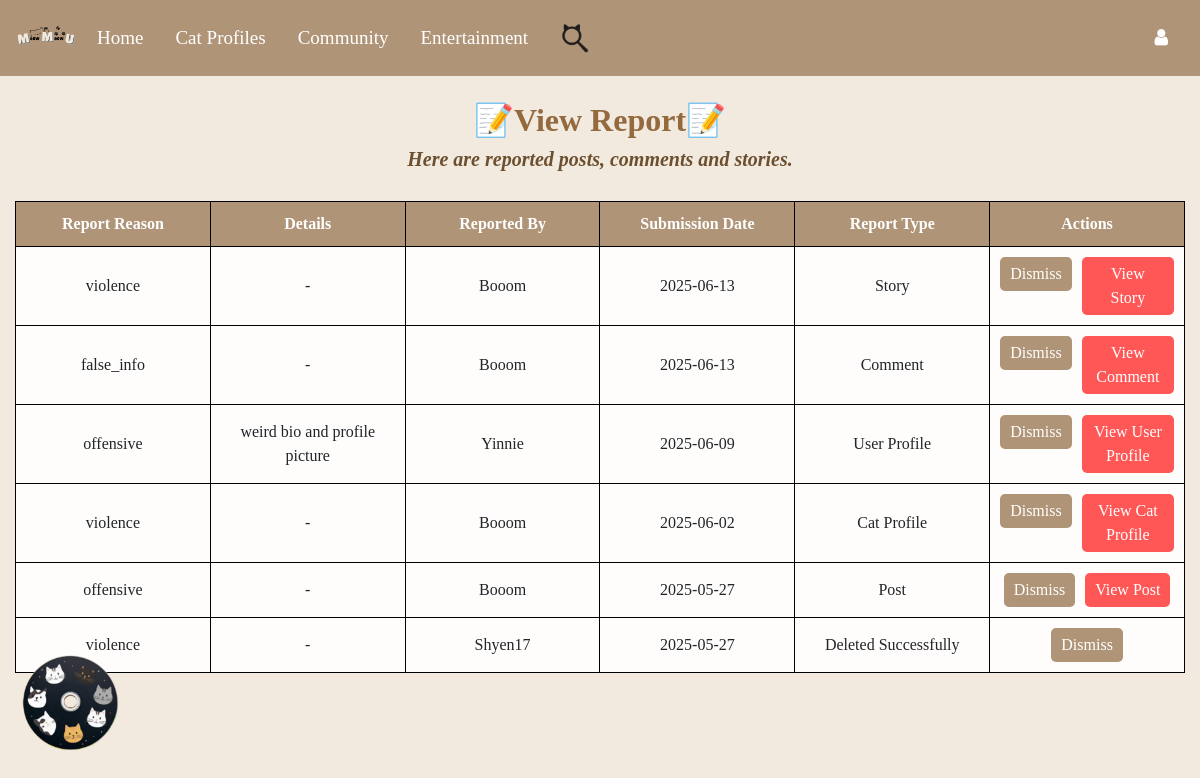
Page /admin/view_report on the committed database.
### Website/models.py (models this page shows)
class Report(db.Model):
    id = db.Column(db.Integer, primary_key=True)
    user_id = db.Column(db.Integer, db.ForeignKey("user.id"), nullable=False)
    story_id = db.Column(db.Integer, db.ForeignKey("story.id"), nullable=True)
    post_id = db.Column(db.Integer, nullable=True)
    comment_id = db.Column(db.Integer, nullable=True)
    profile_id = db.Column(db.Integer, nullable=True)
    user_profile_id = db.Column(db.Integer, db.ForeignKey("user.id"), nullable=True)
    reason = db.Column(db.String(255), nullable=False)
    details = db.Column(db.Text, nullable=True)
    created_at = db.Column(db.DateTime, default=datetime.utcnow)
    reporting_user = db.relationship("User", foreign_keys=[user_id], backref="user_reports")
    reported_user_profile = db.relationship("User", foreign_keys=[user_profile_id], backref="reported_profiles")
    story = db.relationship("Story", backref="reports", lazy=True)
    @property
    def report_type(self):
        if self.story_id and not db.session.execute(text("SELECT id FROM story WHERE id = :story_id"), {"story_id": self.story_id}).fetchone():
            return "Deleted Successfully"
        elif self.post_id and not db.session.execute(text("SELECT post_id FROM post WHERE post_id = :post_id"), {"post_id": self.post_id}).fetchone():
            return "Deleted Successfully"
        elif self.comment_id and not db.session.execute(text("SELECT id FROM comment WHERE id = :comment_id"), {"comment_id": self.comment_id}).fetchone():
            return "Deleted Successfully"
        elif self.profile_id and not db.session.execute(text("SELECT id FROM profiles WHERE id = :profile_id"), {"profile_id": self.profile_id}).fetchone():
            return "Deleted Successfully"
        elif self.user_profile_id and not db.session.execute(text("SELECT id FROM user WHERE id = :profile_id"),{"profile_id": self.user_profile_id}).fetchone():
            return "Deleted Successfully"
        elif self.story_id:
            return "Story"
        elif self.comment_id and self.post_id:
            return "Comment"
        elif self.post_id:
            return "Post"
        elif self.profile_id:
            return "Cat Profile"
        elif self.user_profile_id:
            return "User Profile"
        return "Deleted Successfully"
    @property
    def view_action(self):
        if self.comment_id and self.post_id:
            return ("auth.view_post", {"post_id": self.post_id}, "View Comment") if db.session.execute(text("SELECT id FROM comment WHERE id = :comment_id"), {"comment_id": self.comment_id}).fetchone() else (None, {}, "Deleted Successfully")
        elif self.post_id and not self.comment_id:
            return ("auth.view_post", {"post_id": self.post_id}, "View Post") if db.session.execute(text("SELECT post_id FROM post WHERE post_id = :post_id"), {"post_id": self.post_id}).fetchone() else (None, {}, "Deleted Successfully")
        elif self.story_id:
            return ("auth.view_story", {"story_id": self.story_id}, "View Story") if db.session.execute(text("SELECT id FROM story WHERE id = :story_id"), {"story_id": self.story_id}).fetchone() else (None, {}, "Deleted Successfully")
        elif self.profile_id:
            return ("auth.view_profile", {"profile_id": self.profile_id}, "View Cat Profile") if db.session.execute(text("SELECT id FROM profiles WHERE id = :profile_id"), {"profile_id": self.profile_id}).fetchone() else (None, {}, "Deleted Successfully")
        elif self.user_profile_id:
            return ("auth.view_user_profile", {"user_id": self.user_profile_id}, "View User Profile") if db.session.execute(text("SELECT id FROM user WHERE id = :user_id"), {"user_id": self.user_profile_id}).fetchone() else (None, {}, "Deleted Successfully")
        return (None, {}, "")

class User(db.Model, UserMixin):
    id = db.Column(db.Integer, primary_key=True)
    email = db.Column(db.String(150), unique=True, nullable=False)
    ps = db.Column(db.String(150), nullable=False)
    Name = db.Column(db.String(150), nullable=False)
    secret_answer = db.Column(db.String(150), nullable=False)
    notes = db.relationship("Note", backref="user", lazy=True, cascade="all, delete-orphan")
    stories = db.relationship("Story", backref="owner", lazy=True, cascade="all, delete-orphan")
    reports_made = db.relationship(
        "Report",
        back_populates="reporting_user",
        lazy=True,
        cascade="all, delete-orphan",
        foreign_keys="[Report.user_id]"
    )
    reports_received = db.relationship(
        "Report",
        back_populates="reported_user_profile",
        lazy=True,
        foreign_keys="[Report.user_profile_id]"
    )
    status = db.Column(db.String(100)) #user profile part
    birthday = db.Column(db.Date)
    mbti = db.Column(db.String(50))
    hobby = db.Column(db.String(100))
    bio = db.Column(db.Text)
    profile_picture = db.Column(db.String(255), default="default_profilepic.png")
    cover_photo = db.Column(db.String(255), default="default_cover.png")
    role = db.Column(db.String(50), default='user', nullable=False)
    level1_completed = db.Column(db.Boolean, default=False)
    privacy = db.Column(db.String(50), default="Public", nullable=False)

### Website/auth.py (the view)
@auth.route('/admin/view_report')
def view_report():
    reports = Report.query.order_by(Report.created_at.desc()).all()
    return render_template("view_report.html", reports=reports, user=current_user)

### Website/templates/view_report.html (shortened to what this page needs)
{% extends "base.html" %}
{% block content %}
<h2><b>📝View Report📝</b></h2>
<h5>Here are reported posts, comments and stories.</h5>
<table>
    <thead>
        <tr>
            <th>Report Reason</th>
            <th>Details</th>
            <th>Reported By</th>
            <th>Submission Date</th>
            <th>Report Type</th>
            <th>Actions</th>
        </tr>
    </thead>
    <tbody>
        {% for report in reports %}
        <tr>
            <td>{{ report.reason }}</td>
            <td>{{ report.details if report.details else '-' }}</td>
            <td>{{ report.reporting_user.Name }}</td>
            <td>{{ report.created_at.strftime('%Y-%m-%d') }}</td>
            <td>{{ report.report_type }}</td>
            <td>
                <div class="action-buttons">
                    <form action="{{ url_for('auth.dismiss_report', id=report.id) }}" method="POST">
                        <button type="submit">Dismiss</button>
                    </form>
                    {% set view_route, view_params, view_label = report.view_action %}
                    {% if view_route %}
                    <a href="{{ url_for(view_route, **view_params) }}">
                        <button type="button" style="background-color: rgb(255, 86, 86);">{{ view_label }}</button>
                    </a>
                    {% endif %}
                </div>
            </td>
        </tr>
        {% endfor %}
    </tbody>
</table>
{% endblock %}

### Website/templates/base.html (style rules this page uses)
body { background-color: #f9f4ef; }

### Website/templates/view_report.html (style rules this page uses)
body { background-color: #f2eadf; }
h2 { font-weight: bold; text-align: center; padding-top: 25px; color: #94693e; font-family: "Times New Roman"; }
h5 { font-weight: bold; font-size: 20px; color: #6b4f2f; text-align: center; font-style: italic; margin-bottom: 20px; font-family: "Times New Roman"; }
table { width: 100%; table-layout: fixed; border-collapse: collapse; margin-top: 30px; margin-bottom: 50px; background-color: rgba(255, 255, 255, 0.9); }
th, td { padding: 10px; border: 1px solid black; text-align: center; font-family: 'Times New Roman'; }
th { background-color: rgb(176, 148, 119); color: white; }
.action-buttons { justify-content: center; display: flex; gap: 10px; }
button { font-family: 'Times New Roman'; background-color: rgb(176, 148, 119); color: white; border: none; padding: 5px 10px; border-radius: 5px; cursor: pointer; }

### rows in the picture
Report: reason "violence", details "-", reporting_user.Name "Booom", created_at "2025-06-13", report_type "Story", view_label "View Story"
Report: reason "false_info", details "-", reporting_user.Name "Booom", created_at "2025-06-13", report_type "Comment", view_label "View Comment"
Report: reason "offensive", details "weird bio and profile picture", reporting_user.Name "Yinnie", created_at "2025-06-09", report_type "User Profile", view_label "View User Profile"
Report: reason "violence", details "-", reporting_user.Name "Booom", created_at "2025-06-02", report_type "Cat Profile", view_label "View Cat Profile"
Report: reason "offensive", details "-", reporting_user.Name "Booom", created_at "2025-05-27", report_type "Post", view_label "View Post"
Report: reason "violence", details "-", reporting_user.Name "Shyen17", created_at "2025-05-27", report_type "Deleted Successfully"
